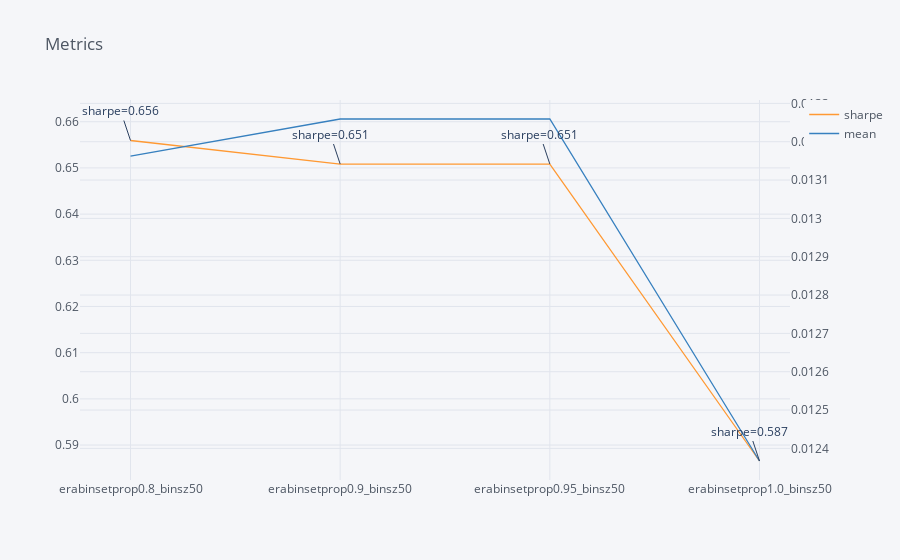

Write notebook code for a chart like this one.
### Code cell
fig_oos = iplot_ebmetrics(ebset_metrics_df, annotate_bin=False)
oos_iplot_fl = os.path.join(comparison_dir, "erabinset_outofsample_metrics_plot.html")
fig_oos.write_html(oos_iplot_fl)
log.info(f"Saving {oos_iplot_fl}")

### Figure 1 — Plotly figure (JSON) as saved in the notebook; plotly's stock layout.template omitted (floating-point values rounded to 4 significant figures)
{"data": [{"line": {"color": "rgba(255, 153, 51, 1.0)", "dash": "solid", "shape": "linear", "width": 1.3}, "mode": "lines", "name": "sharpe", "text": "", "type": "scatter", "x": ["erabinsetprop0.8_binsz50", "erabinsetprop0.9_binsz50", "erabinsetprop0.95_binsz50", "erabinsetprop1.0_binsz50"], "y": [0.6559, 0.6508, 0.6508, 0.5865]}, {"line": {"color": "rgba(55, 128, 191, 1.0)", "dash": "solid", "shape": "linear", "width": 1.3}, "mode": "lines", "name": "mean", "text": "", "type": "scatter", "x": ["erabinsetprop0.8_binsz50", "erabinsetprop0.9_binsz50", "erabinsetprop0.95_binsz50", "erabinsetprop1.0_binsz50"], "xaxis": "x", "y": [0.01316, 0.01326, 0.01326, 0.01237], "yaxis": "y2"}], "layout": {"annotations": [{"arrowhead": 0, "showarrow": true, "text": "sharpe=0.656", "x": "erabinsetprop0.8_binsz50", "y": 0.6559}, {"arrowhead": 0, "showarrow": true, "text": "sharpe=0.651", "x": "erabinsetprop0.9_binsz50", "y": 0.6508}, {"arrowhead": 0, "showarrow": true, "text": "sharpe=0.651", "x": "erabinsetprop0.95_binsz50", "y": 0.6508}, {"arrowhead": 0, "showarrow": true, "text": "sharpe=0.587", "x": "erabinsetprop1.0_binsz50", "y": 0.5865}], "legend": {"bgcolor": "#F5F6F9", "font": {"color": "#4D5663"}}, "paper_bgcolor": "#F5F6F9", "plot_bgcolor": "#F5F6F9", "title": {"font": {"color": "#4D5663"}, "text": "Metrics"}, "xaxis": {"gridcolor": "#E1E5ED", "showgrid": true, "tickfont": {"color": "#4D5663"}, "title": {"font": {"color": "#4D5663"}, "text": ""}, "zerolinecolor": "#E1E5ED"}, "yaxis": {"gridcolor": "#E1E5ED", "showgrid": true, "tickfont": {"color": "#4D5663"}, "title": {"font": {"color": "#4D5663"}, "text": ""}, "zerolinecolor": "#E1E5ED"}, "yaxis2": {"anchor": "x", "gridcolor": "#E1E5ED", "overlaying": "y", "showgrid": true, "side": "right", "tickfont": {"color": "#4D5663"}, "title": {"text": ""}, "zerolinecolor": "#E1E5ED"}}}
